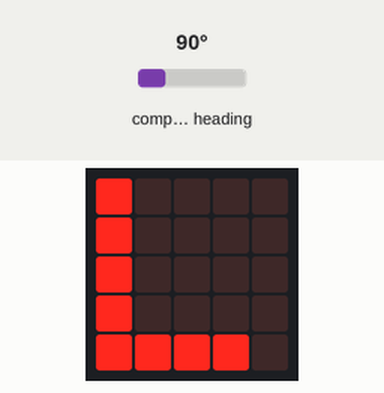
This program was run on a simulated BBC micro:bit (MakeCode). On the bench: the board's 5×5 LED display. The inputs (shaded band) are chosen by the test bench; at power-on: compass heading 90°. The compass is already calibrated.

Above: at 1.2 s.
1.3 s: compass heading set to 49°
3.0 s: compass heading set to 42°
At 4.1 s:
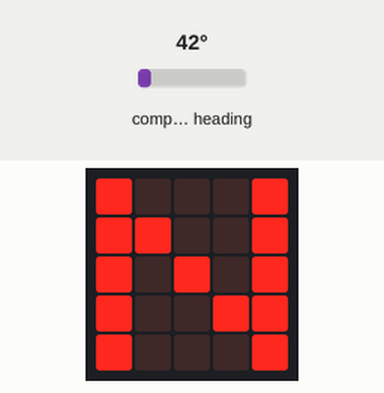
5.0 s: compass heading set to 180°
At 5.7 s:
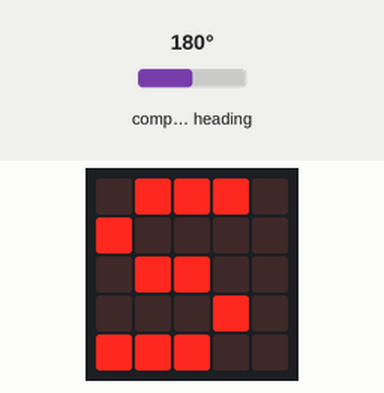
6.8 s: compass heading set to 220°
8.3 s: compass heading set to 229°
At 10.0 s:
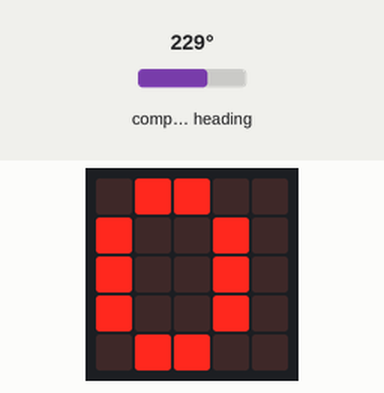
10.3 s: compass heading set to 7°
At 11.6 s:
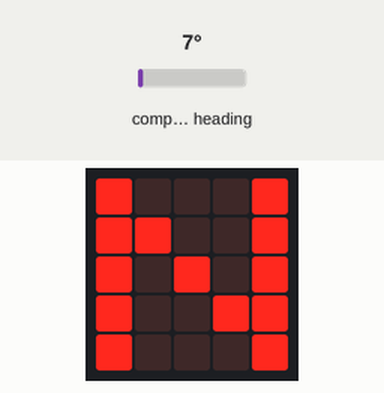
Timing chart, 0 to 13.0 s (numbered marks = the images above; inputs shaded):
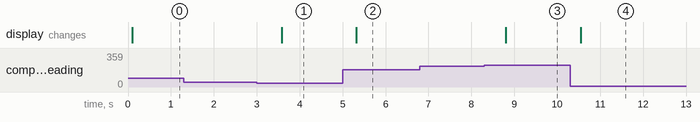

Measured:
- the behaviour switches between 45 and 44° on compass heading (found by bisection; images 0 and 1)
- the behaviour switches between 224 and 225° on compass heading (found by bisection; images 2 and 3)
- after the input at 1.3 s, every drawn part: stays the same
- after the input at 3.0 s, the display: changes after 0.58 s (image 1)
- after the input at 5.0 s, the display: changes after 0.32 s (image 2)
- after the input at 6.8 s, every drawn part: stays the same
- after the input at 8.3 s, the display: changes after 0.50 s (image 3)
- after the input at 10.3 s, the display: changes after 0.24 s (image 4)

The program:

main.ts
```typescript
let ver = 0
basic.forever(function () {
    input.calibrateCompass()
    ver = input.compassHeading()
    if (ver < 45) {
        basic.showString("N")
    } else if (ver < 135) {
        basic.showString("L")
    } else if (ver < 225) {
        basic.showString("S")
    } else if (ver < 315) {
        basic.showString("O")
    }
})
```

test.ts
```typescript
// testes vão aqui; isto não será compilado quando este pacote for usado como uma extensão.
```
